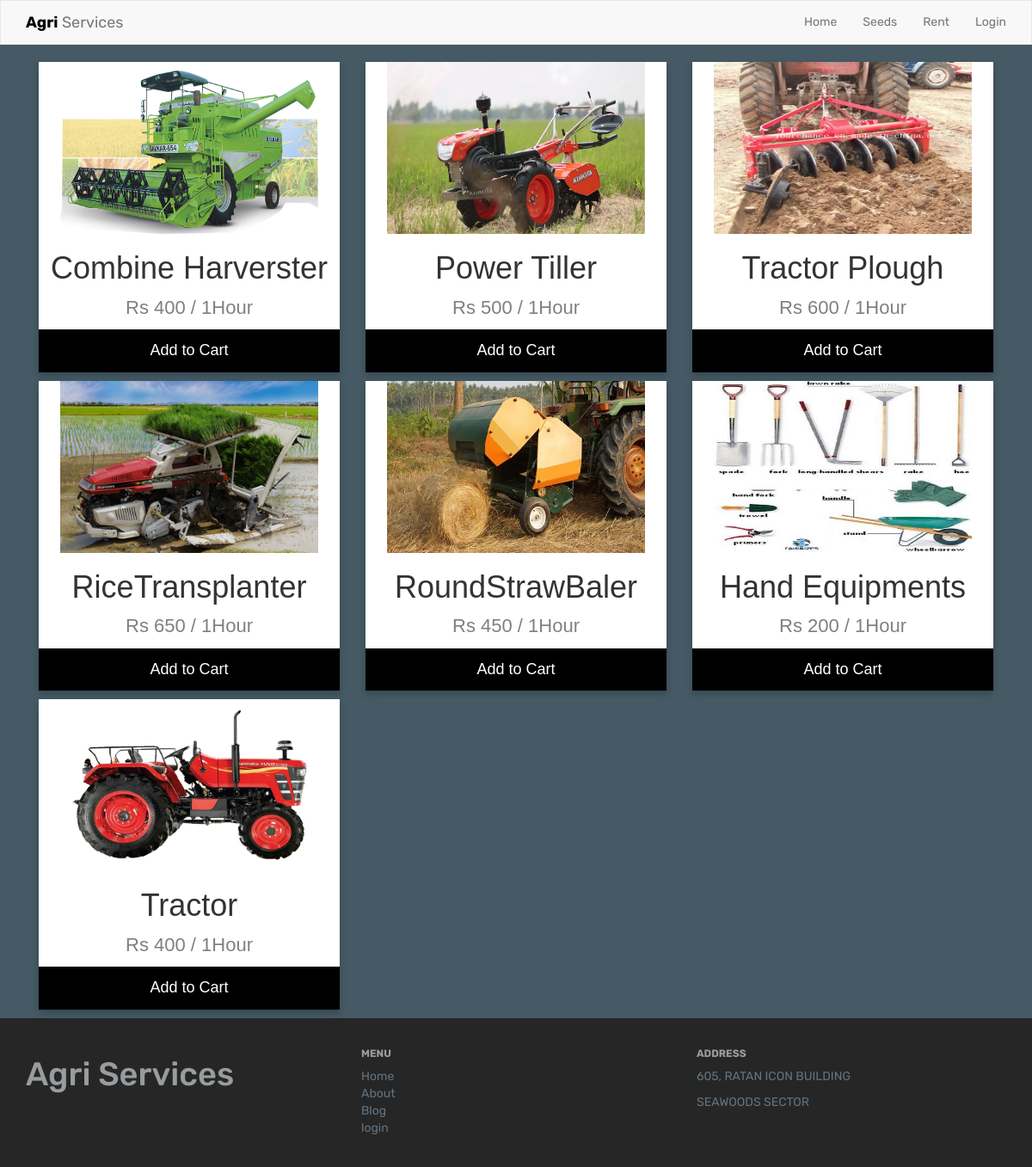
Page /rent.php on the committed database.
### tables this page shows
CREATE TABLE `product` (
  `pid` int(11) NOT NULL,
  `pname` varchar(200) NOT NULL,
  `pdesc` text NOT NULL,
  `imgpath` varchar(200) NOT NULL,
  `price` varchar(50) NOT NULL,
  `qty` varchar(4) NOT NULL,
  `ptype` varchar(10) NOT NULL
);

### rent.php (the view, shortened to what this page needs)
<!DOCTYPE html>
<html lang="en">
<head>
  <link rel="stylesheet" href="css/bootstrap.min.css"/>
  <link rel="stylesheet" href="css/main.css"/>
  <link rel="stylesheet" href="css/product.css"/>
</head>
<body>
<?php include "header.php"; ?>
<div class="container">
<?php
    $servername='localhost';
    $username='root';
    $password='';
    $dbname = 'agri';
    $conn=mysqli_connect($servername,$username,$password,$dbname);
     $sql = "SELECT * FROM product WHERE ptype=1";
	 $data = mysqli_query($conn, $sql);
	if ($data->num_rows > 0) {
  while($row = $data->fetch_assoc()) {
    echo '<div class="col-md-4">
			<div class="card">
				<img src='. $row["imgpath"].' alt="Seeds" width="300" height="200">
				<h1>'. $row["pname"].'</h1>
				<p class="price">Rs '.$row["price"].' / '.$row["qty"].'Hour</p>
				<p>'.$row["pdesc"].'</p>
				<p><button onclick="cart('.$row['pid'].')">Add to Cart</button></p></div></div>';
  }
} else {
  echo "0 results";
}
?>
</div>
<?php include "footer.php"; ?>
</body>
</html>

### css/main.css (style rules this page uses)
body { background: linear-gradient(0deg, #fff, 50%, #DEEEFE); font-family: 'Rubik', sans-serif; background: #455A64; height: 100 !important }

### css/product.css (style rules this page uses)
.card { box-shadow: 0 4px 8px 0 rgba(0, 0, 0, 0.2); text-align: center; font-family: arial; background:#fff; }
.price { color: grey; font-size: 22px; }
.card button { border: none; outline: 0; padding: 12px; color: white; background-color: #000; text-align: center; cursor: pointer; width: 100%; font-size: 18px; }

### rows in the picture
product: imgpath (picture), pname "Combine Harverster", price "400", qty "1"
product: imgpath (picture), pname "Power Tiller", price "500", qty "1"
product: imgpath (picture), pname "Tractor Plough", price "600", qty "1"
product: imgpath (picture), pname "RiceTransplanter", price "650", qty "1"
product: imgpath (picture), pname "RoundStrawBaler", price "450", qty "1"
product: imgpath (picture), pname "Hand Equipments", price "200", qty "1"
product: imgpath (picture), pname "Tractor", price "400", qty "1"
